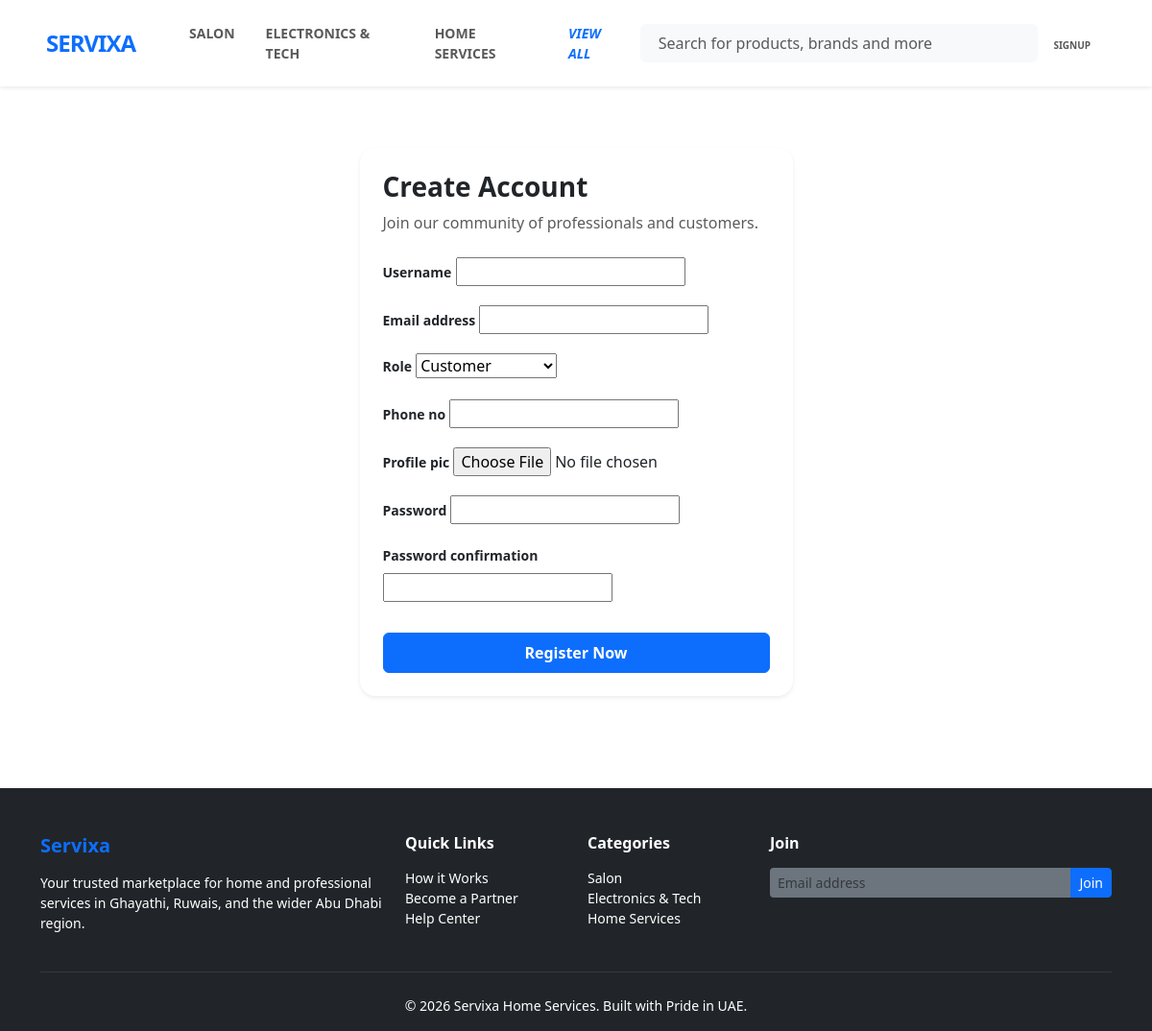
Screenshot of /accounts/register with the database file from the repository.
### services/models.py (models this page shows, shortened)
class Category(models.Model):
    name = models.CharField(max_length=100)
    icon = models.ImageField(upload_to='category_icons',blank=True)

### accounts/views.py (the view)
# urls.py: path('register',registerpage,name='register'),
def registerpage(request):
    if request.method == 'POST':
        form  = CustomuserRegform(request.POST)
        if form.is_valid():
            user = form.save()
            login(request,user)
            if user.role in ['company admin','freelancer']:
                return redirect(create_company)
            else:
                return redirect(loginpage)
    else:
        form = CustomuserRegform()
    return render(request,'accounts/register.html',{'form':form})

### accounts/form.py
class CustomuserRegform(UserCreationForm):
    class Meta:
        model = CustomUser
        fields = ['username','email','role','phone_no','profile_pic']

### booking/context_processors.py (called while the page is built)
def cat_context(request):
    all_cats = Category.objects.all()
    return {
        'nav_categories' : all_cats[:4],
        'more_categories' : all_cats[4:],
        'categories' : all_cats,
    }

### templates/accounts/register.html (shortened to what this page needs)
{% extends 'base.html' %}
{% block code %}
<div class="container py-5">
    <div class="row justify-content-center">
        <div class="col-md-5">
            <div class="card shadow-sm border-0 p-4 rounded-4">
                <h3 class="fw-bold mb-2">Create Account</h3>
                <p class="text-muted mb-4">Join our community of professionals and customers.</p>
                <form method="POST" enctype="multipart/form-data">
                    {% for field in form %}
                        <div class="mb-3">
                            <label class="form-label small fw-bold">{{ field.label }}</label>
                            {{ field }}
                        </div>
                    {% endfor %}
                    <button type="submit" class="btn btn-primary w-100 py-2 fw-bold mt-3">Register Now</button>
                </form>
            </div>
        </div>
    </div>
</div>
{% endblock %}

### templates/base.html (shortened to what this page needs)
<!DOCTYPE html>
<html lang="en">
<head>
    <link href="https://cdn.jsdelivr.net/npm/bootstrap@5.3.8/dist/css/bootstrap.min.css" rel="stylesheet">
</head>
<body >
    <header>
        <nav class="navbar navbar-expand-lg navbar-light bg-white py-3 shadow-sm sticky-top">
            <div class="container-fluid px-lg-5">
                <a class="navbar-brand fw-bold fs-4" href="{% url 'home' %}" style="letter-spacing: -1px;">
                    <span class="text-primary">SERVIXA</span>
                </a>
                <div class="collapse navbar-collapse" id="mainNav">
                    <ul class="navbar-nav me-auto mb-2 mb-lg-0 ms-lg-4 fw-semibold small text-uppercase">
                        {%for cat in nav_categories %}
                            <li class="nav-item"><a class="nav-link px-3" href="{% url 'catview' cat.id %}">{{cat.name}}</a>
                            </li>
                        {%endfor%}
                        <li class = "nav-item">
                            <a href="{% url 'allcats' %}" class="nav-link px-3 fw-bold text-primary"><i>View All</i></a>
                        </li>
                    </ul>
                    <form action="{% url 'search' %}" method="GET" class="d-flex mx-auto col-lg-5 position-relative">
                        <div class="input-group bg-light rounded-2 border-0">
                            <span class="input-group-text bg-transparent border-0 pe-0 text-muted">
                            </span>
                            <input class="form-control bg-transparent border-0 py-2 ps-2 small" type="search" name="search"
                                placeholder="Search for products, brands and more" value="{{ request.GET.search }}">
                        </div>
                    </form>
                    <div class="navbar-nav ms-auto align-items-center">
                        {%if user.is_authenticated %}
                            {% if user.role == 'customer' %}
                                <a href="{% url 'profile' %}" class="nav-link text-center px-3">
                                    <i class="bi bi-person fs-5 d-block"></i>
                                    <span style="font-size: 10px;" class="fw-bold text-uppercase">{{user.username}}</span>
                                </a>
                            {% elif user.role == 'admin' %}
                                <a href="{% url 'admin_dashboard' %}" class="nav-link text-center px-3">
                                    <i class="bi bi-person fs-5 d-block"></i>
                                    <span style="font-size: 10px;" class="fw-bold text-uppercase">Dashboard</span>
                                </a>
                            {% else %}
                                <a href="{% url 'dashboard' %}" class="nav-link text-center px-3">
                                    <i class="bi bi-person fs-5 d-block"></i>
                                    <span style="font-size: 10px;" class="fw-bold text-uppercase">Dashboard</span>
                                </a>
                            {%endif%}
                        {%else%}
                            <a href="{% url 'login' %}" class="nav-link text-center px-3">
                                <span style="font-size: 10px;" class="fw-bold text-uppercase">Signup</span>
                            </a>
                        {% endif %}
                    </div>
                </div>
            </div>
        </nav>
    </header>
    <div style="min-height: 500px;">
    {% block code %}
    {%endblock%}
    </div>
    <footer class="bg-dark text-white pt-5 pb-3 mt-5">
        <div class="container">
            <div class="row g-4">
                <div class="col-md-4">
                    <h5 class="fw-bold text-primary mb-3">Servixa</h5>
                    <p class="small text-white">Your trusted marketplace for home and professional services in Ghayathi, Ruwais, and the wider Abu Dhabi region.</p>
                </div>
                <div class="col-md-2">
                    <h6 class="fw-bold mb-3">Quick Links</h6>
                    <ul class="list-unstyled small">
                        <li><a href="#" class="text-white text-decoration-none">How it Works</a></li>
                        <li><a href="#" class="text-white text-decoration-none">Become a Partner</a></li>
                        <li><a href="#" class="text-white text-decoration-none">Help Center</a></li>
                    </ul>
                </div>
                <div class="col-md-2">
                    <h6 class="fw-bold mb-3">Categories</h6>
                    <ul class="list-unstyled small">
                        {% for cat in nav_categories %}
                            <li><a href="#" class="text-white text-decoration-none">{{ cat.name }}</a></li>
                        {% endfor %}
                    </ul>
                </div>
                <div class="col-md-4">
                    <h6 class="fw-bold mb-3">Join</h6>
                    <div class="input-group mb-3">
                        <input type="text" class="form-control form-control-sm bg-secondary border-0 text-white" placeholder="Email address">
                        <button class="btn btn-primary btn-sm">Join</button>
                    </div>
                </div>
            </div>
            <hr class="my-4 border-secondary">
            <div class="text-center small text-white">
                &copy; 2026 Servixa Home Services. Built with Pride in UAE.
            </div>
        </div>
    </footer>
</body>
</html>

### rows the page displays
Category: name "SALON", name "Salon"
Category: name "ELECTRONICS & TECH", name "Electronics & Tech"
Category: name "HOME SERVICES", name "Home Services"

### other values shown
{{ field.label }} "Username" "Email address" "Role" "Phone no" "Profile pic" "Password" "Password confirmation"
